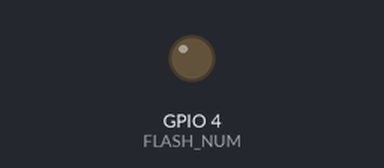
Simulated run of this program. Board: ESP32. Parts: output pins drawn as LEDs (lit = HIGH). Dashed ring = blinking. WiFi joins after 1.5 s; servers stay silent unless stated; uploads are accepted with an empty reply; the camera gives no picture; what the program prints to the serial monitor is not drawn.

Above: at 2.1 s.
At 2.67 s:
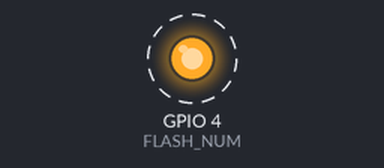
Timing chart, 0 to 4.8 s (numbered marks = the images above):
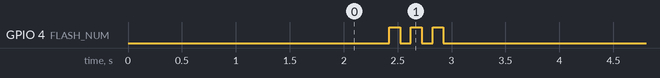

Measured:
- by itself, GPIO 4 (FLASH_NUM): alternates HIGH for 0.10 s and LOW for 0.10 s, 6 changes in all, then stays LOW

The program:

main.cpp
```cpp
#include <Arduino.h>
#include <WiFi.h>
#include "esp_camera.h"
#include <HTTPClient.h>

// ========================================
// 1. Configuracion basica
// ========================================
const char* ssid = "XXXXX";
const char* password = "XXXXX";
String serverName = "http://IPAdress:8000/upload";

// ========================================
// 2. Definicion de pines (Modelo AI-Thinker)
// ========================================
#define PWDN_GPIO_NUM     32
#define RESET_GPIO_NUM    -1
#define XCLK_GPIO_NUM      0
#define SIOD_GPIO_NUM     26
#define SIOC_GPIO_NUM     27
#define Y9_GPIO_NUM       35
#define Y8_GPIO_NUM       34
#define Y7_GPIO_NUM       39
#define Y6_GPIO_NUM       36
#define Y5_GPIO_NUM       21
#define Y4_GPIO_NUM       19
#define Y3_GPIO_NUM       18
#define Y2_GPIO_NUM        5
#define VSYNC_GPIO_NUM    25
#define HREF_GPIO_NUM     23
#define PCLK_GPIO_NUM     22

#define FLASH_NUM 4

void takeAndSendPhoto();

void setup() {
  Serial.begin(115200);
  Serial.println("\n---Iniciando Sensor OV2640---");
  pinMode(FLASH_NUM,OUTPUT);

  // ========================================
  // 3. Configuracion de Sensor OV2640
  // ========================================
  camera_config_t config;
  config.ledc_channel = LEDC_CHANNEL_0;
  config.ledc_timer = LEDC_TIMER_0;
  config.pin_d0 = Y2_GPIO_NUM;
  config.pin_d1 = Y3_GPIO_NUM;
  config.pin_d2 = Y4_GPIO_NUM;
  config.pin_d3 = Y5_GPIO_NUM;
  config.pin_d4 = Y6_GPIO_NUM;
  config.pin_d5 = Y7_GPIO_NUM;
  config.pin_d6 = Y8_GPIO_NUM;
  config.pin_d7 = Y9_GPIO_NUM;
  config.pin_xclk = XCLK_GPIO_NUM;
  config.pin_pclk = PCLK_GPIO_NUM;
  config.pin_vsync = VSYNC_GPIO_NUM;
  config.pin_href = HREF_GPIO_NUM;
  config.pin_sccb_sda = SIOD_GPIO_NUM;
  config.pin_sccb_scl = SIOC_GPIO_NUM;
  config.pin_pwdn = PWDN_GPIO_NUM;
  config.pin_reset = RESET_GPIO_NUM;

  config.xclk_freq_hz = 20000000;
  config.pixel_format = PIXFORMAT_JPEG;

  if(psramFound()){
    Serial.println("Usando PSRAM");
    config.frame_size = FRAMESIZE_UXGA;
    config.jpeg_quality = 10;
    config.fb_count = 1;
  } else {
    Serial.println("NO se está usando la PSRAM");
    config.frame_size = FRAMESIZE_SVGA;
    config.jpeg_quality = 12;
    config.fb_count = 1;
  }

  // Iniciar camara
  esp_err_t err = esp_camera_init(&config);
  if (err != ESP_OK) {
    Serial.printf("Error iniciando camara: 0x%x\n", err);
    delay(1000), ESP.restart();
    return;
  }

  // Balance de color
  sensor_t * s = esp_camera_sensor_get();
  if(s != NULL){
    s->set_whitebal(s,1);
    s->set_awb_gain(s,1);
    s->set_wb_mode(s,0);
  }

  // ========================================
  // 4. Conexion WIFI
  // ========================================
  WiFi.begin(ssid, password);
  WiFi.setSleep(false);

  Serial.print("Conectando WiFi");
  while (WiFi.status() != WL_CONNECTED) {
    delay(500);
    Serial.print(".");
  }
  Serial.println("\nWiFi Conectado!");
}

void loop() {
  takeAndSendPhoto();

  Serial.println("Enfriando 15s...");
  delay(3600000); //Se define el intervalo de una hora (configurable)
}

void takeAndSendPhoto(){
  if(WiFi.status() != WL_CONNECTED){
    WiFi.reconnect();
    delay(500);
  }
  delay(100);

  Serial.println("Calibrando luz...");
  camera_fb_t * fb = esp_camera_fb_get();
  esp_camera_fb_return(fb);
  delay(200);

  Serial.println("Capturando imágen...");
  fb = esp_camera_fb_get();

  if(!fb){
    Serial.println("Error en la captura");
    digitalWrite(PWDN_GPIO_NUM, HIGH);
    return;
  }

  Serial.printf("Enviando %u bytes...\n", fb->len);
  HTTPClient http;
  http.begin(serverName);
  http.addHeader("Content-Type", "image/jpeg");

  int httpResponseCode = http.POST(fb->buf, fb->len);

  if(httpResponseCode > 0){
    Serial.printf("Envío exitoso: %d\n", httpResponseCode);
  }else{
    Serial.printf("Envío fallido: %s\n", http.errorToString(httpResponseCode).c_str());
  }

  http.end();
  esp_camera_fb_return(fb);

  for(int i=0; i<3; i++){
    digitalWrite(FLASH_NUM,HIGH); delay(100);
    digitalWrite(FLASH_NUM,LOW); delay(100);
  }
}
```
